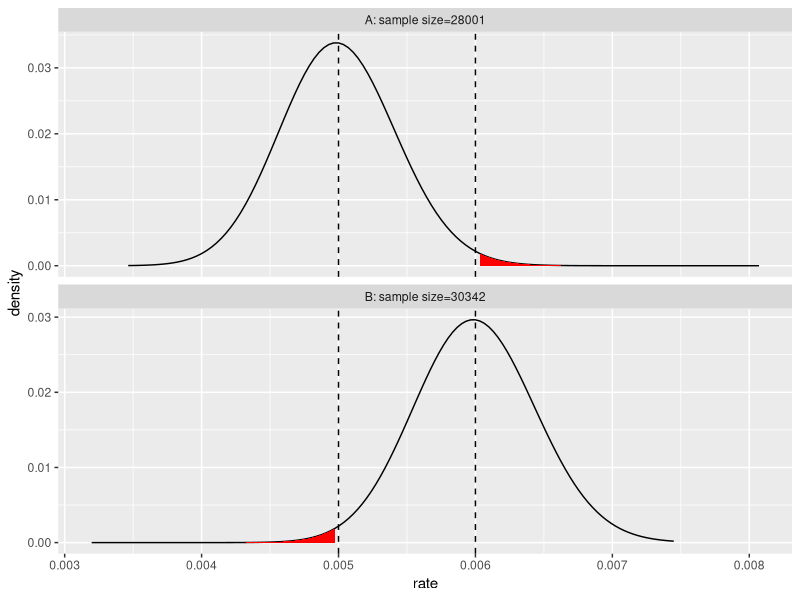
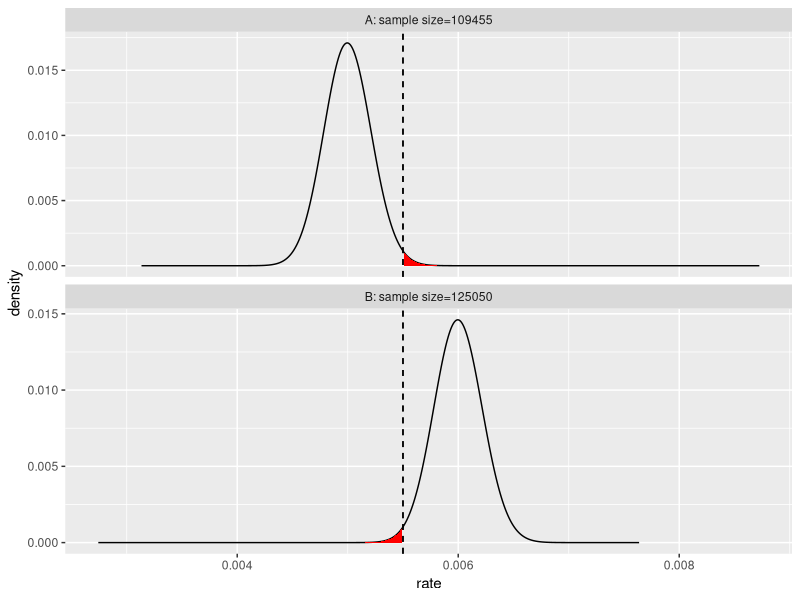

Generate these figures, in order, with R:


library(gtools)
library(ggplot2)

# q>p, compute the probability of a 
# p-rate process measuring as q-rate 
# or better in n steps
pSignificanceError <- function(p,q,n) {
  pbinom(ceiling(q*n)-1,prob=p,size=n,lower.tail=FALSE)
}

# q>p, compute the proability of a
# q-rate process measuring as p-rate 
# or lower in n steps
pPowerError <- function(p,q,n) {
  pbinom(floor(p*n),prob=q,size=n,lower.tail=TRUE)
}

designExperiment <- function(pA,pB,pError,pAUpper=pB,pBLower=pA) {
  aSoln <- binsearch(
    function(k) {
      pSignificanceError(pA,pAUpper,k) - pError},
    range=c(100,1000000))
  nA <- max(aSoln$where)
  print(paste('nA',nA))
  
  bSoln <- binsearch(
    function(k) {
      pPowerError(pBLower,pB,k) - pError},
    range=c(100,1000000))
  nB <- max(bSoln$where)
  print(paste('nB',nB))
  
  
  low = floor(min(pA*nA,pB*nB))
  high = ceiling(max(pA*nA,pB*nB))
  width = high-low
  countRange <- (low-width):(high+width)
  
  dA <- data.frame(count=countRange)
  dA$group <- paste('A: sample size=',nA,sep='')
  dA$density <- dbinom(dA$count,prob=pA,size=nA)
  dA$rate <- dA$count/nA
  dA$error <- dA$rate>=pAUpper
  dB <- data.frame(count=countRange)
  dB$group <- paste('B: sample size=',nB,sep='')
  dB$density <- dbinom(dB$count,prob=pB,size=nB)
  dB$rate <- dB$count/nB
  dB$error <- dB$rate<=pBLower
  d <- rbind(dA,dB)
  
  plot = ggplot(data=d,aes(x=rate,y=density)) +
    geom_line() +
    geom_ribbon(data=subset(d,error),
                aes(ymin=0,ymax=density),fill='red') + 
    facet_wrap(~group,ncol=1,scales='free_y') +
    geom_vline(xintercept=pAUpper,linetype=2) +
    geom_vline(xintercept=pBLower,linetype=2)
  list(nA=nA,nB=nB,plot=plot)
}


r1 <- designExperiment(pA=0.005,pB=0.006,pError=0.01)
print(r1$plot)

r2 <- designExperiment(pA=0.005,pB=0.006,pError=0.01,pAUpper=0.0055,pBLower=0.0055)
print(r2$plot)

r3 <- designExperiment(pA=0.005,pB=0.006,pError=0.005,pAUpper=0.0055,pBLower=0.0055)


